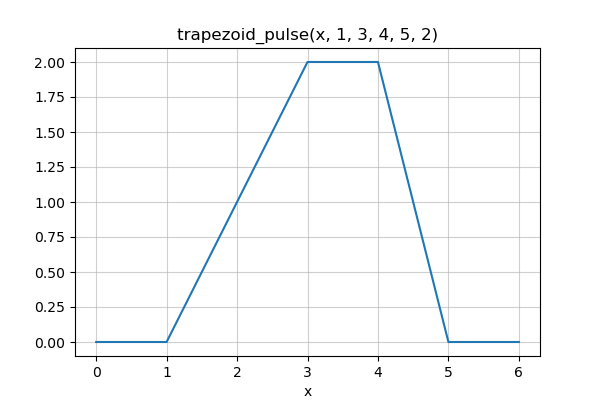

Write the Python code that produced this figure.
import numpy as np
import matplotlib.pyplot as plt

from ufunclab import trapezoid_pulse


a = 1.0
b = 3.0
c = 4.0
d = 5.0
amp = 2.0
x = np.linspace(0, 6, 301)
y = trapezoid_pulse(x, a, b, c, d, amp)

plt.figure(figsize=(6, 4))
plt.plot(x, y)

plt.title(f'trapezoid_pulse(x, {a:g}, {b:g}, {c:g}, {d:g}, {amp:g})')
#plt.plot([-0.25, 0.5], [0, 0], 'k.')
#plt.annotate("low=-0.25", (-0.25, 0.04),
#             horizontalalignment='center')
#plt.annotate("high=0.5", (0.5, -0.04),
#             horizontalalignment='center',
#             verticalalignment='top')
plt.xlabel('x')
plt.grid(alpha=0.6)
# plt.show()
plt.savefig('trapezoid_pulse_demo.png')
